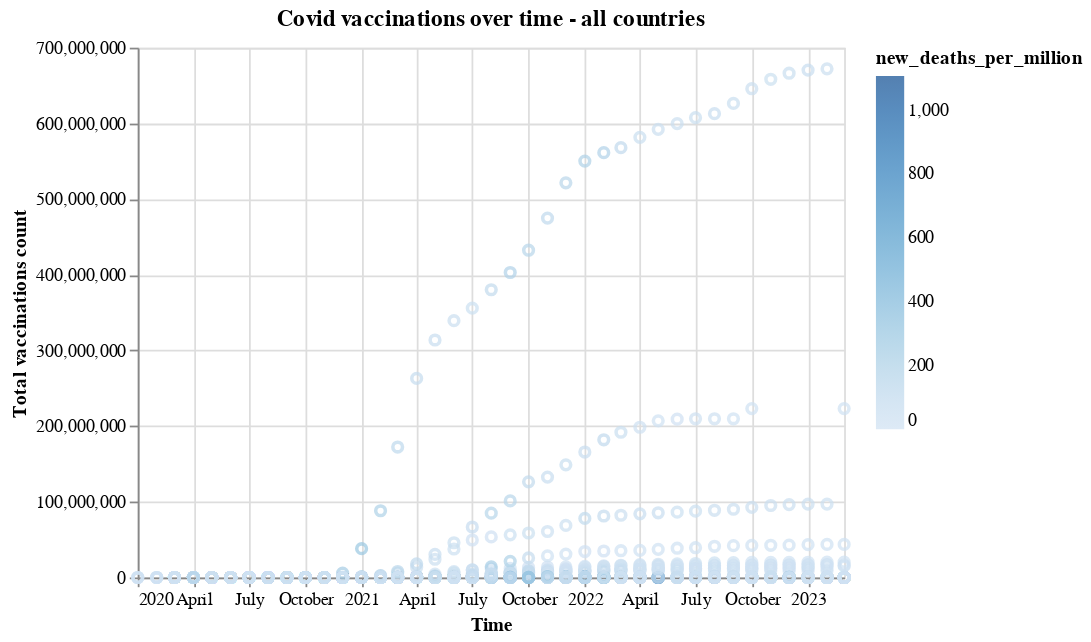

Source (notebook cell):
### Code cell
#cheking if the chart works
chart1= alt.Chart(data_grouped).mark_point().encode(
      x=alt.X('month_year:T', title='Time'),
      y=alt.Y('total_vaccinations:Q',title='Total vaccinations count'),
      tooltip=['location', 'total_vaccinations'],
      color='new_deaths_per_million'
).properties(title='Covid vaccinations over time - all countries'
)
chart1

### Figure 1 — Vega-Lite specification as saved in the notebook (floating-point values rounded to 4 significant figures; data arrays with more than 128 entries replaced by an {"elided": "..."} marker saying what was removed)
{"config": {"view": {"continuousWidth": 400, "continuousHeight": 300}}, "data": {"name": "data-10f076ef03dd2ea76a880802c3c2923a"}, "mark": "point", "encoding": {"color": {"field": "new_deaths_per_million", "type": "quantitative"}, "tooltip": [{"field": "location", "type": "nominal"}, {"field": "total_vaccinations", "type": "quantitative"}], "x": {"field": "month_year", "title": "Time", "type": "temporal"}, "y": {"field": "total_vaccinations", "title": "Total vaccinations count", "type": "quantitative"}}, "title": "Covid vaccinations over time - all countries", "$schema": "https://vega.github.io/schema/vega-lite/v4.17.0.json", "datasets": {"data-10f076ef03dd2ea76a880802c3c2923a": {"elided": "1341 records"}}}
